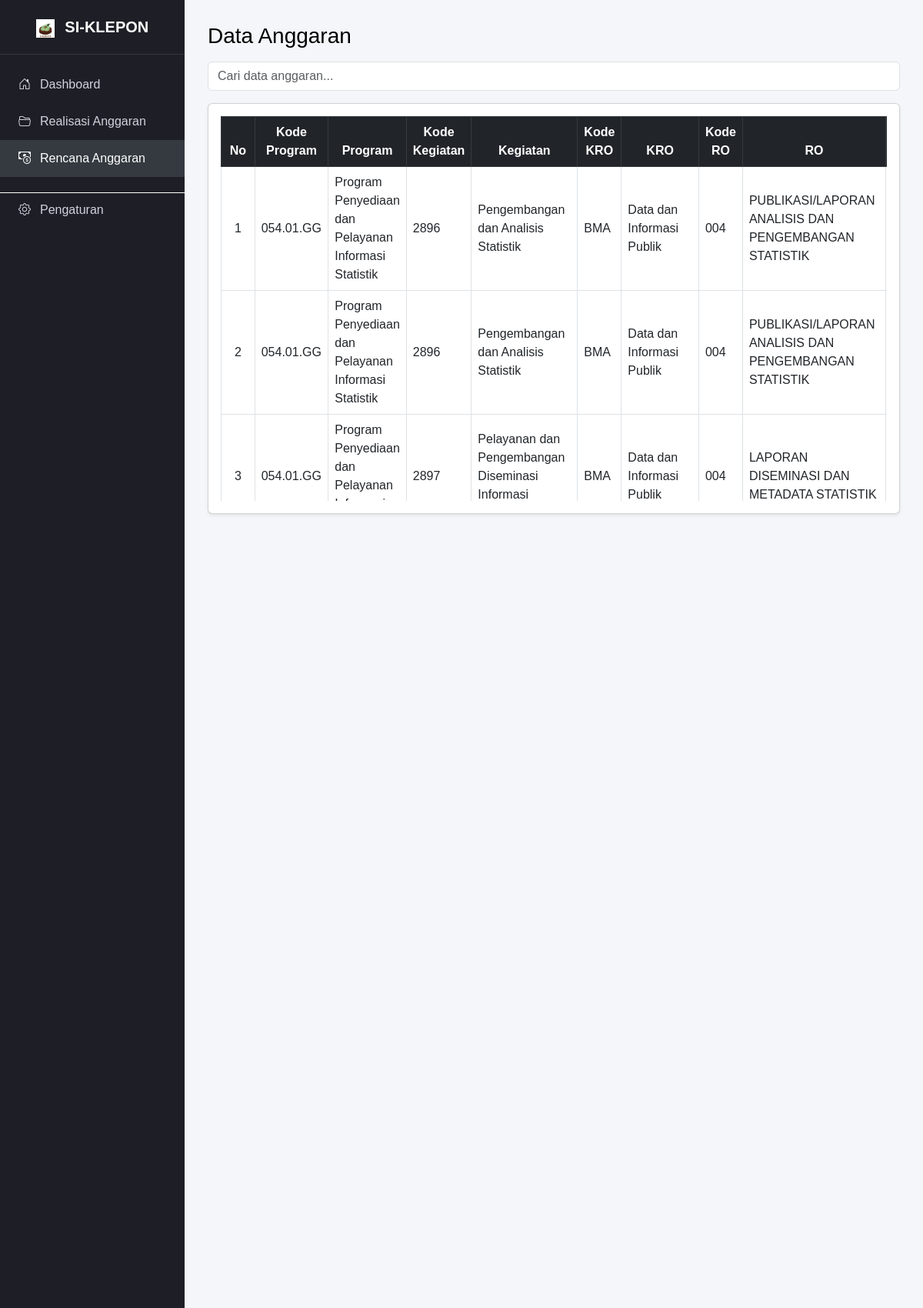
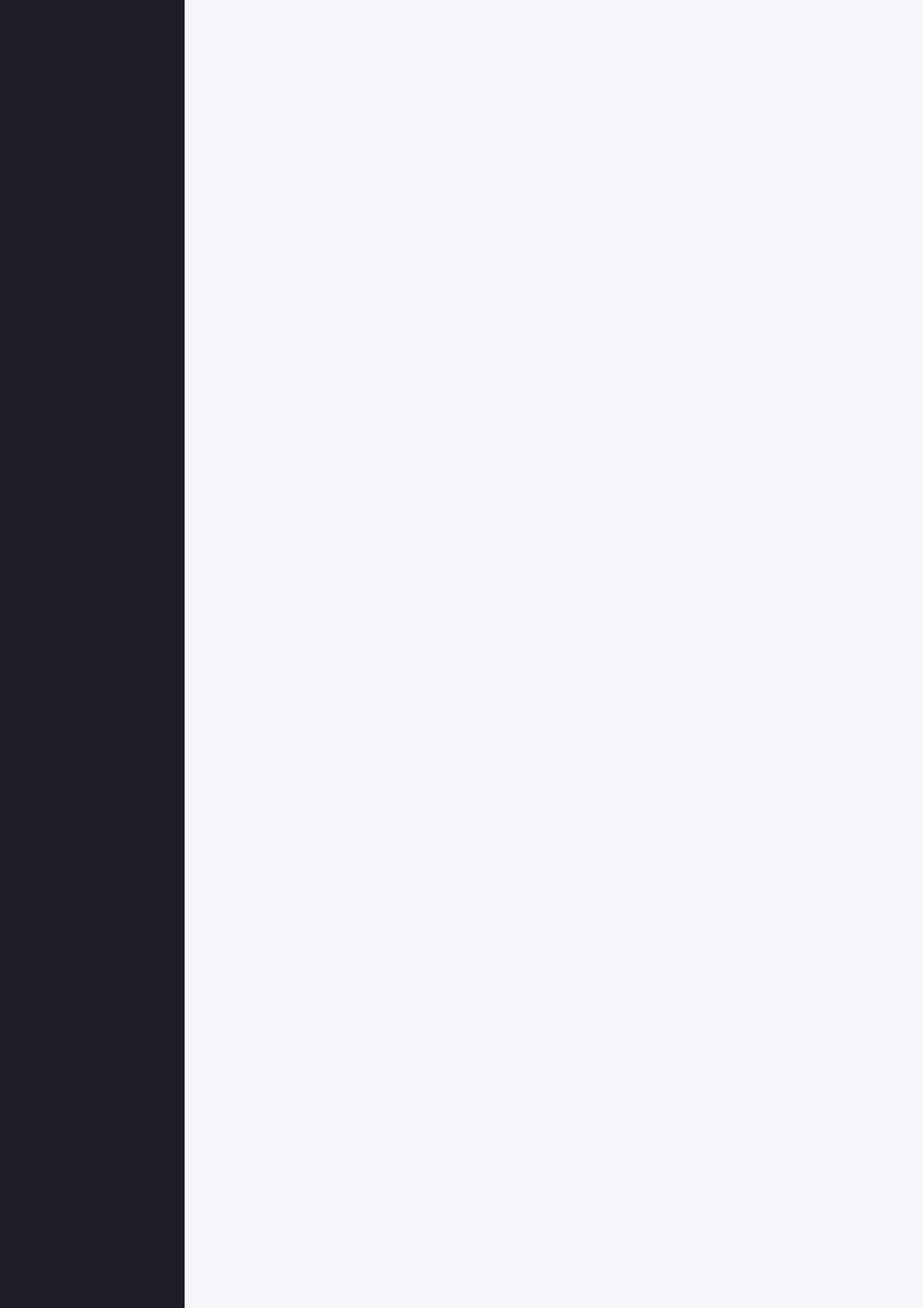
Screenshot of /anggaran/anggaran.php (signed in, upper part) with the database file from the repository (2 pictures, top to bottom).
### tables this page shows
CREATE TABLE `anggaran` (
  `Kode Program` varchar(9) DEFAULT NULL,
  `Program` varchar(52) DEFAULT NULL,
  `Kode Kegiatan` int(4) DEFAULT NULL,
  `Kegiatan` varchar(101) DEFAULT NULL,
  `Kode KRO` varchar(3) DEFAULT NULL,
  `KRO` varchar(48) DEFAULT NULL,
  `Kode RO` varchar(3) DEFAULT NULL,
  `RO` varchar(91) DEFAULT NULL,
  `Kode Komponen` varchar(3) DEFAULT NULL,
  `Komponen` varchar(73) DEFAULT NULL,
  `Kode Sub Komponen` varchar(1) DEFAULT NULL,
  `Nama Sub Komponen` varchar(48) DEFAULT NULL,
  `Kode Akun` int(6) DEFAULT NULL,
  `Nama Akun` varchar(51) DEFAULT NULL
);

### anggaran/anggaran.php (the view, shortened to what this page needs)
<?php
include '../db/koneksi.php';
?>
<!DOCTYPE html>
<html lang="id">
<head>
    <link href="https://cdn.jsdelivr.net/npm/bootstrap@5.3.0/dist/css/bootstrap.min.css" rel="stylesheet">
    <link href="https://cdn.jsdelivr.net/npm/bootstrap-icons@1.11.1/font/bootstrap-icons.css" rel="stylesheet">
</head>
<body>
<div class="sidebar">
    <div>
        <div class="brand">
            <img src="../uploads/kle.png" alt="Logo SI-KLEPON"
                 style="width: 24px; height: 24px; vertical-align: middle; margin-right: 8px;">
            SI-KLEPON
        </div>
        <div class="menu">
            <a href="../menu.php"><i class="bi bi-house-door"></i> Dashboard</a>
            <a href="../klepon/klepon.php"><i class="bi bi-folder2-open"></i> Realisasi Anggaran</a>
            <a href="anggaran.php" class="active"><i class="bi bi-cash-coin"></i> Rencana Anggaran</a>
            <a href="../pengaturan.php"
                style="margin-top: 20px; border-top: 1px solid white; padding-top: 10px;">
                <i class="bi bi-gear"></i> Pengaturan
            </a>
        </div>
    </div>
</div>
<div class="main-content">
    <h3 class="mb-3 text-black">Data Anggaran</h3>
    <input type="text" id="search" class="form-control mb-3" placeholder="Cari data anggaran..." onkeyup="filterTable()">
    <div class="card shadow-sm">
        <div class="card-body">
            <div class="table-responsive table-scroll">
                <table class="table table-bordered table-hover align-middle mb-0">
                    <thead class="table-dark text-center">
                        <tr>
                            <th>No</th>
                            <th>Kode Program</th>
                            <th>Program</th>
                            <th>Kode Kegiatan</th>
                            <th>Kegiatan</th>
                            <th>Kode KRO</th>
                            <th>KRO</th>
                            <th>Kode RO</th>
                            <th>RO</th>
                        </tr>
                    </thead>
                    <tbody>
                        <?php
                        $no = 1;
                        $query = mysqli_query($conn, "
                            SELECT
                                `Kode Program` AS kode_program,
                                `Program` AS program,
                                `Kode Kegiatan` AS kode_kegiatan,
                                `Kegiatan` AS kegiatan,
                                `Kode KRO` AS kode_kro,
                                `KRO` AS kro,
                                `Kode RO` AS kode_ro,
                                `RO` AS ro,
                                `Kode Komponen` AS kode_komponen,
                                `Komponen` AS komponen,
                                `Kode Sub Komponen` AS kode_subkomponen,
                                `Nama Sub Komponen` AS nama_subkomponen,
                                `Kode Akun` AS kode_akun,
                                `Nama Akun` AS nama_akun
                            FROM anggaran
                        ");
                        if ($query && mysqli_num_rows($query) > 0) {
                            while ($row = mysqli_fetch_assoc($query)) {
                                echo "<tr>
                                    <td class='text-center'>{$no}</td>
                                    <td>{$row['kode_program']}</td>
                                    <td>{$row['program']}</td>
                                    <td>{$row['kode_kegiatan']}</td>
                                    <td>{$row['kegiatan']}</td>
                                    <td>{$row['kode_kro']}</td>
                                    <td>{$row['kro']}</td>
                                    <td>{$row['kode_ro']}</td>
                                    <td>{$row['ro']}</td>
                                    <td>{$row['kode_komponen']}</td>
                                    <td>{$row['komponen']}</td>
                                    <td>{$row['kode_subkomponen']}</td>
                                    <td>{$row['nama_subkomponen']}</td>
                                    <td>{$row['kode_akun']}</td>
                                    <td>{$row['nama_akun']}</td>
                                    <td>    </td>
                                    <td>    </td>
                                    <td class='text-center'>
                                        <a href='?id={$no}' class='btn btn-sm btn-primary'>
                                            <i class='bi bi-eye'></i>
                                        </a>
                                        <a href='edit_anggaran.php?id={$no}' class='btn btn-sm btn-warning'>
                                            <i class='bi bi-pencil-square'></i>
                                        </a>
                                        <a href='hapus_anggaran.php?id={$no}' class='btn btn-sm btn-danger' onclick='return confirm(\"Hapus data ini?\");'>
                                            <i class='bi bi-trash'></i>
                                        </a>
                                    </td>
                                </tr>";
                                $no++;
                            }
                        } else {
                            echo "<tr><td colspan='16' class='text-center text-muted'>Belum ada data anggaran</td></tr>";
                        }
                        ?>
                    </tbody>
                </table>
            </div>
        </div>
    </div>
</div>
</body>
</html>

### anggaran/anggaran.php (style rules this page uses)
body { margin: 0; font-family: 'Poppins', sans-serif; background-color: #f4f6f9; }
.sidebar { position: fixed; top: 0; left: 0; width: 240px; height: 100vh; background-color: #1e1f26; color: #fff; display: flex; flex-direction: column; justify-content: space-between; z-index: 1000; }
.sidebar .brand { font-size: 20px; font-weight: 600; padding: 20px; border-bottom: 1px solid rgba(255,255,255,0.1); text-align: center; }
.sidebar .menu { flex: 1; padding: 15px 0; }
.sidebar a { display: flex; align-items: center; gap: 12px; padding: 12px 24px; color: #cfd3dc; text-decoration: none; font-weight: 500; transition: 0.2s; }
.sidebar a:hover, .sidebar a.active { background-color: #343a40; color: #fff; }
.main-content { margin-left: 240px; padding: 30px; }
.table-scroll { max-height: 500px; overflow-y: auto; overflow-x: auto; }

### rows the page displays
anggaran: Kode Program "054.01.GG", Program "Program Penyediaan dan Pelayanan Informasi Statistik", Kode Kegiatan "2896", Kegiatan "Pengembangan dan Analisis Statistik", Kode KRO "BMA", KRO "Data dan Informasi Publik", Kode RO "004", RO "PUBLIKASI/LAPORAN ANALISIS DAN PENGEMBANGAN STATISTIK"
anggaran: Kode Program "054.01.GG", Program "Program Penyediaan dan Pelayanan Informasi Statistik", Kode Kegiatan "2896", Kegiatan "Pengembangan dan Analisis Statistik", Kode KRO "BMA", KRO "Data dan Informasi Publik", Kode RO "004", RO "PUBLIKASI/LAPORAN ANALISIS DAN PENGEMBANGAN STATISTIK"
anggaran: Kode Program "054.01.GG", Program "Program Penyediaan dan Pelayanan…", Kode Kegiatan "2897", Kegiatan "Pelayanan dan Pengembangan Diseminasi Informasi…", Kode KRO "BMA", KRO "Data dan Informasi Publik", Kode RO "004", RO "LAPORAN DISEMINASI DAN METADATA STATISTIK"
